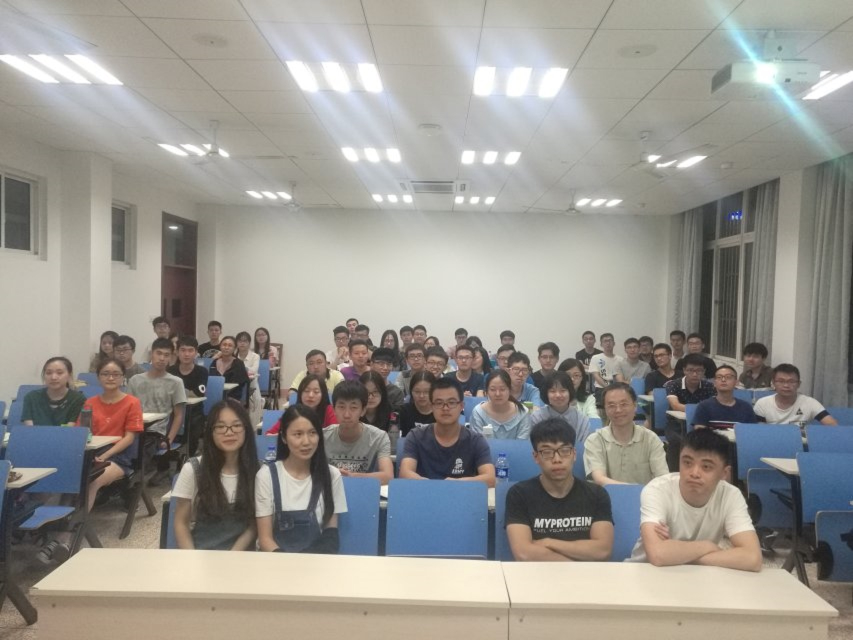
//> input picture Test_opencv/Test_opencv/test_image.jpg, 1706 x 1280 px (shown at 1/2 size)
$ ./TestOpencv   (built with g++ and OpenCV 4)
//> lines starting //> are read from the running program, lines starting //| are printed output that depends on the picture; after the words box and inside, x2 and y2 are one past the last pixel; in counts of white or black regions, pixels touching at a corner belong together
//> further down, image is the input picture: 1280 rows x 1706 cols, CV_8UC3; mean B, G, R 144.3, 150.3, 153.2
#include "cv.h"
#include "highgui.h"

#include <stdio.h>
#include <stdlib.h>
#include <string.h>
#include <assert.h>
#include <math.h>
#include <float.h>
#include <limits.h>
#include <time.h>
#include <ctype.h>

#ifdef _EiC
#define WIN32
#endif

static CvMemStorage* storage = 0;
static CvHaarClassifierCascade* cascade = 0;

void detect_and_draw(IplImage* img)
{
	static CvScalar color = { 0, 0, 255 };
	IplImage* gray = cvCreateImage(cvSize(img->width, img->height), 8, 1);
	IplImage* small_img = cvCreateImage(cvSize(cvRound(img->width), cvRound(img->height)), 8, 1);
	cvCvtColor(img, gray, CV_BGR2GRAY);
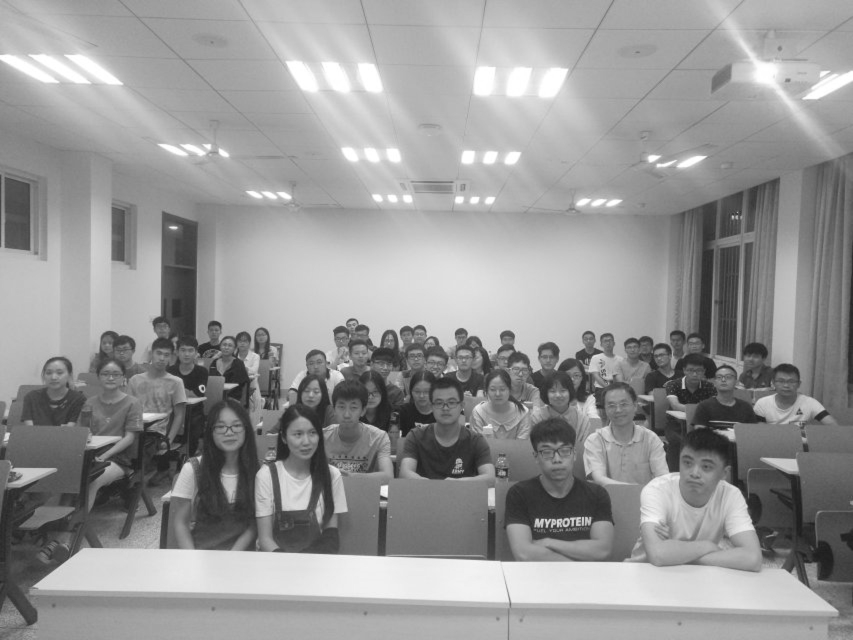
//> gray: 1280 rows x 1706 cols, CV_8UC1 (shown at 1/2 size); min 21, max 255, mean 150.5
	cvResize(gray, small_img, CV_INTER_LINEAR);

	cvEqualizeHist(small_img, small_img);
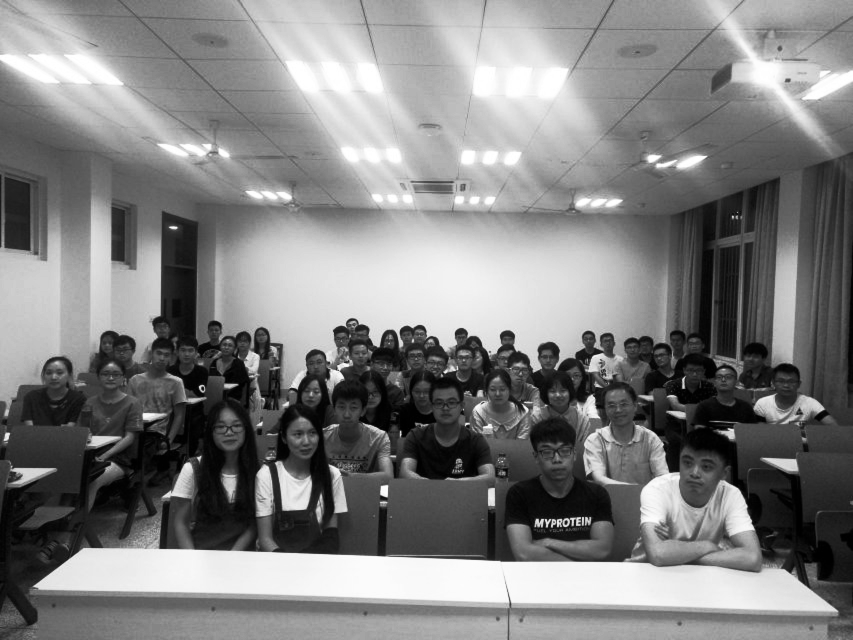
//> small_img: 1280 rows x 1706 cols, CV_8UC1 (shown at 1/2 size); min 0, max 255, mean 128.2
	cvClearMemStorage(storage);
	double t = (double)cvGetTickCount();
	CvSeq* objects = cvHaarDetectObjects(small_img, cascade, storage, 1.1, 2, 0, cvSize(30, 30));
//> objects = 37 items

	t = (double)cvGetTickCount() - t;
	printf("detection time = %gms\n", t / ((double)cvGetTickFrequency() * 1000));

	for (int i = 0; i < (objects ? objects->total : 0); i++)
	{
		CvRect* r = (CvRect*)cvGetSeqElem(objects, i);
		CvPoint center;
		int radius;
		center.x = cvRound((r->x + r->width*0.5));
		center.y = cvRound((r->y + r->height*0.5));
		radius = cvRound((r->width + r->height)*0.25);
		cvCircle(img, center, radius, color, 3, 8, 0);
	}
//> this loop made 37 passes
//> radius on passes 1 to 12: 17, 17, 16, 20, 18, 23, 22, 20, 21, 20, 26, 22
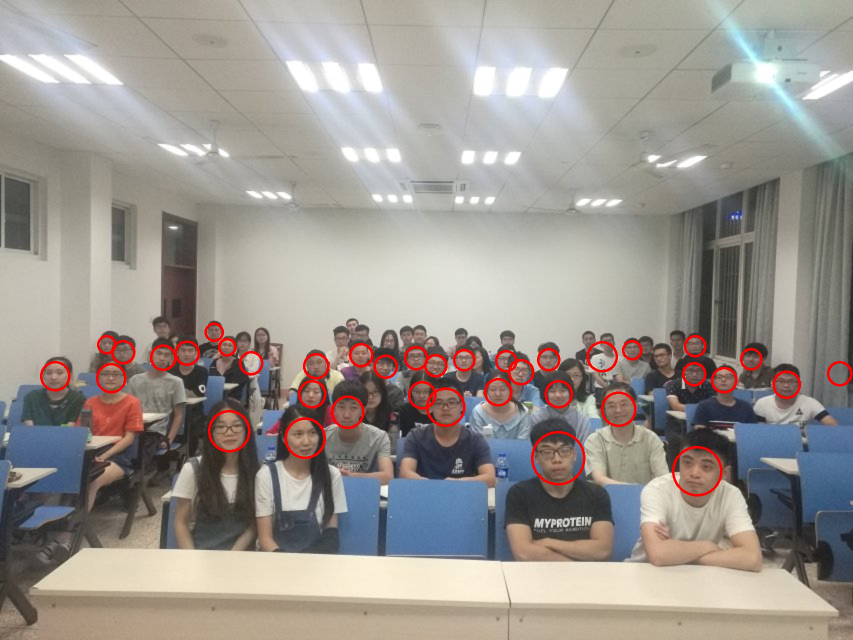
//> img: 1280 rows x 1706 cols, CV_8UC3 (shown at 1/2 size); 1.36% of pixels changed, all inside (x1, y1, x2, y2) = (80, 645, 1705, 993)
	cvShowImage("result", img);
	cvReleaseImage(&gray);
	cvReleaseImage(&small_img);
}

const char* cascade_name =
"haarcascade_frontalface_alt2.xml";

int main(int argc, char** argv)
{
	cascade = (CvHaarClassifierCascade*)cvLoad(cascade_name, 0, 0, 0);

	if (!cascade)
	{
		fprintf(stderr, "ERROR: Could not load classifier cascade\n");
		return -1;
	}
	storage = cvCreateMemStorage(0);
	cvNamedWindow("result", 0);

	const char* filename = "test_image.jpg";
	IplImage* image = cvLoadImage(filename, 1);

	if (image)
	{
		detect_and_draw(image);
		cvWaitKey(0);
		cvReleaseImage(&image);
	}
	system("pause");
	cvDestroyWindow("result");

	return 0;
}
